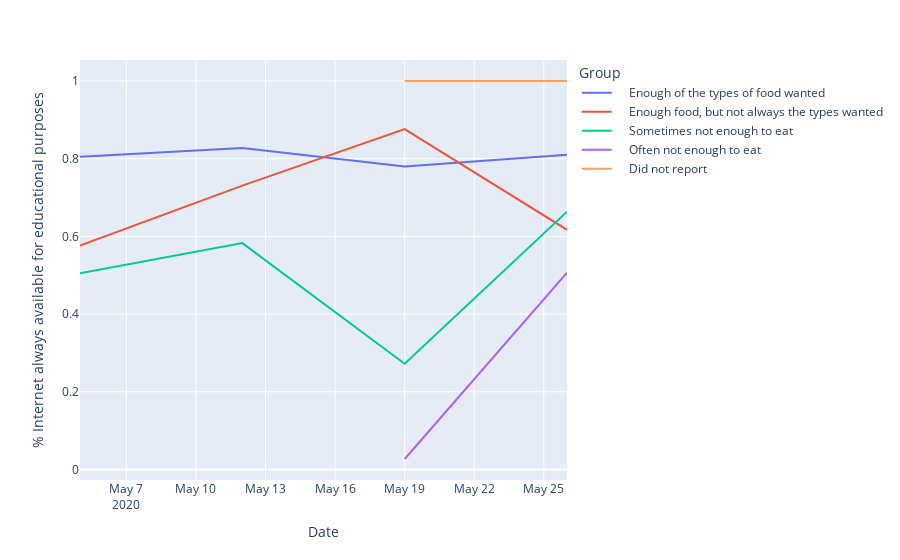

The cell this chart's notebook holds for it:
### Markdown cell above
## Plot data

### Code cell
food_df["% Internet always available for educational purposes"] = food_df["Internet always available for educational purposes"]/food_df["Total"]

fig = px.line(food_df[food_df["Location"] == "WA"], x = "Date", y = "% Internet always available for educational purposes", color = "Group")
fig.show()

### Figure 1 — Plotly figure (JSON) as saved in the notebook; plotly's stock layout.template omitted (floating-point values rounded to 4 significant figures)
{"data": [{"hovertemplate": "Group=    Enough of the types of food wanted<br>Date=%{x}<br>% Internet always available for educational purposes=%{y}<extra></extra>", "legendgroup": "    Enough of the types of food wanted", "line": {"color": "#636efa", "dash": "solid"}, "mode": "lines", "name": "    Enough of the types of food wanted", "orientation": "v", "showlegend": true, "type": "scatter", "x": ["2020-05-05", "2020-05-12", "2020-05-19", "2020-05-26"], "xaxis": "x", "y": [0.8051, 0.8273, 0.7798, 0.81], "yaxis": "y"}, {"hovertemplate": "Group=    Enough food, but not always the types wanted<br>Date=%{x}<br>% Internet always available for educational purposes=%{y}<extra></extra>", "legendgroup": "    Enough food, but not always the types wanted", "line": {"color": "#EF553B", "dash": "solid"}, "mode": "lines", "name": "    Enough food, but not always the types wanted", "orientation": "v", "showlegend": true, "type": "scatter", "x": ["2020-05-05", "2020-05-12", "2020-05-19", "2020-05-26"], "xaxis": "x", "y": [0.5763, 0.7306, 0.8762, 0.617], "yaxis": "y"}, {"hovertemplate": "Group=    Sometimes not enough to eat<br>Date=%{x}<br>% Internet always available for educational purposes=%{y}<extra></extra>", "legendgroup": "    Sometimes not enough to eat", "line": {"color": "#00cc96", "dash": "solid"}, "mode": "lines", "name": "    Sometimes not enough to eat", "orientation": "v", "showlegend": true, "type": "scatter", "x": ["2020-05-05", "2020-05-12", "2020-05-19", "2020-05-26"], "xaxis": "x", "y": [0.5053, 0.5828, 0.2721, 0.6637], "yaxis": "y"}, {"hovertemplate": "Group=    Often not enough to eat<br>Date=%{x}<br>% Internet always available for educational purposes=%{y}<extra></extra>", "legendgroup": "    Often not enough to eat", "line": {"color": "#ab63fa", "dash": "solid"}, "mode": "lines", "name": "    Often not enough to eat", "orientation": "v", "showlegend": true, "type": "scatter", "x": ["2020-05-05", "2020-05-12", "2020-05-19", "2020-05-26"], "xaxis": "x", "y": [0.09789, null, 0.02697, 0.5065], "yaxis": "y"}, {"hovertemplate": "Group=    Did not report<br>Date=%{x}<br>% Internet always available for educational purposes=%{y}<extra></extra>", "legendgroup": "    Did not report", "line": {"color": "#FFA15A", "dash": "solid"}, "mode": "lines", "name": "    Did not report", "orientation": "v", "showlegend": true, "type": "scatter", "x": ["2020-05-05", "2020-05-12", "2020-05-19", "2020-05-26"], "xaxis": "x", "y": [null, null, 1, 1], "yaxis": "y"}], "layout": {"autosize": true, "legend": {"title": {"text": "Group"}, "tracegroupgap": 0}, "margin": {"t": 60}, "xaxis": {"anchor": "y", "autorange": true, "domain": [0, 1], "range": ["2020-05-05", "2020-05-26"], "title": {"text": "Date"}, "type": "date"}, "yaxis": {"anchor": "x", "autorange": true, "domain": [0, 1], "range": [-0.02709, 1.054], "title": {"text": "% Internet always available for educational purposes"}, "type": "linear"}}}
